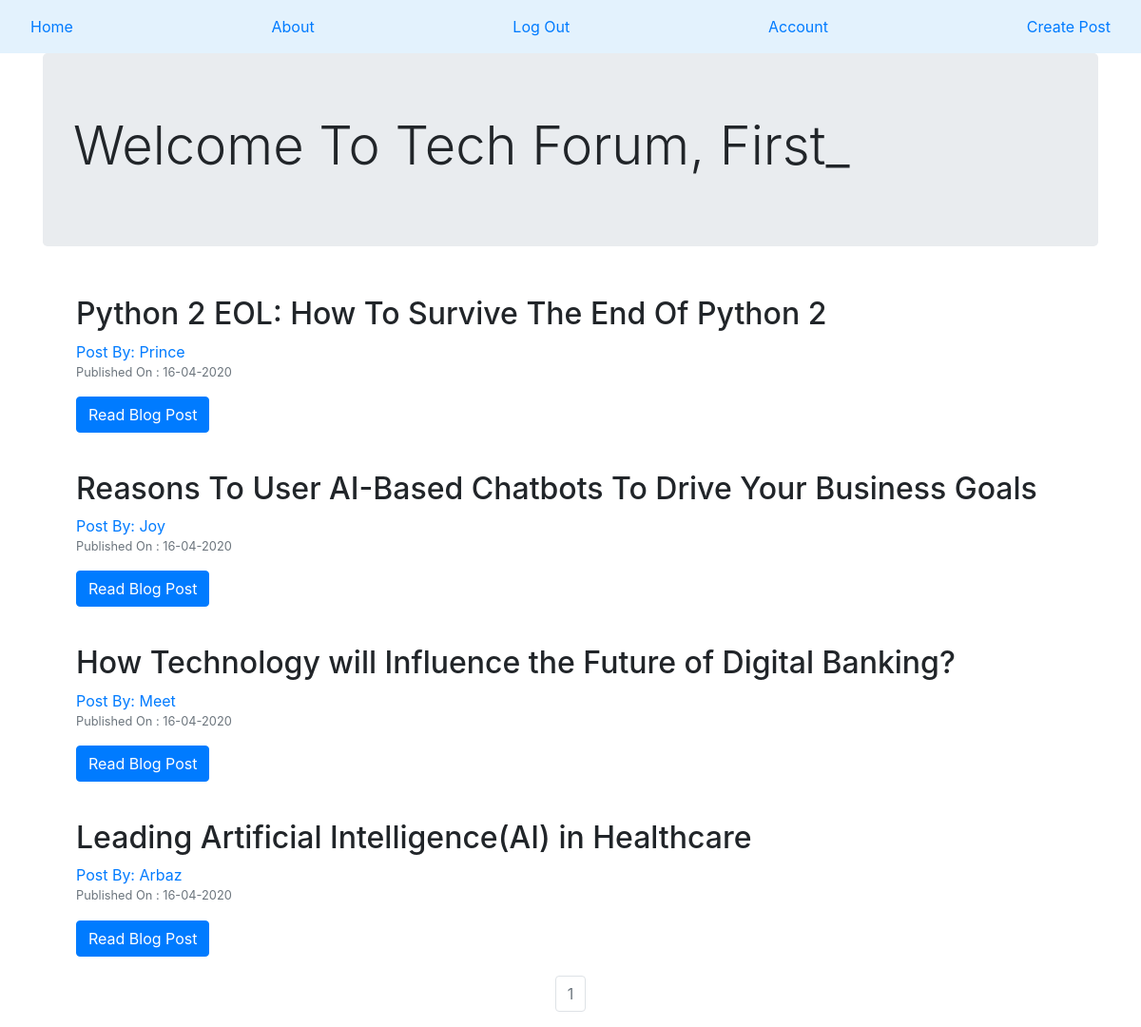
The page / (signed in) on the database its author committed.
### CompanyBlog/models.py (models this page shows, shortened)
class User(db.Model,UserMixin):
    __tablename__ = 'users'
    id = db.Column(db.Integer, primary_key=True)
    profileImage = db.Column(db.String(64), nullable=False, default='defaultProfile.png')
    email = db.Column(db.String(64), unique=True, index=True)
    username = db.Column(db.String(64), unique=True, index=True)
    password_hash = db.Column(db.String(128))
    posts = db.relationship('BlogPost',backref='author',lazy=True)

class BlogPost(db.Model):
    users = db.relationship(User)
    id = db.Column(db.Integer, primary_key=True)
    user_id = db.Column(db.Integer, db.ForeignKey('users.id'), nullable=False)
    date = db.Column(db.DateTime, nullable=False, default=datetime.utcnow)
    title = db.Column(db.String(140), nullable=False)
    text = db.Column(db.Text, nullable=False)

### CompanyBlog/Core/views.py (the view)
@core.route('/')
def index():
    page = request.args.get('page',1,type=int)
    blog_posts = BlogPost.query.order_by(BlogPost.date.desc()).paginate(page=page,per_page=8)
    return render_template('index.html',blog_posts=blog_posts)

### CompanyBlog/models.py (called while the page is built)
@loginManager.user_loader
def load_user(user_id):
    return User.query.get(user_id)

### CompanyBlog/templates/index.html
{% extends 'base.html' %}
{% block content %}
  {% if current_user.is_authenticated %}
    <div class="jumbotron">
      <h1 class="display-4">Welcome To Tech Forum, {{current_user.username}}</h1>
    </div>
  {% else %}
    <div class="jumbotron ">
      <h1 class="display-4">Welcome To Tech Forum</h1>
    </div>
  {% endif %}
  <div class="container">
    {% for post in blog_posts.items %}
      <div class="card-body">
        <h2> <a class=card-title" "href="{{url_for('blog_posts.blog_post',blog_post_id=post.id)}}">{{post.title}} </a> </h2>
        <a href="{{ url_for('users.userPosts', username=post.author.username) }}">Post By: {{post.author.username}}</a>
        <p class="text-muted small">Published On : {{post.date.strftime('%d-%m-%Y')}}</p>
        <a class="btn btn-primary" href="{{url_for('blog_posts.blog_post',blog_post_id=post.id)}}">Read Blog Post</a>
      </div>
    {% endfor %}
  </div>
  <nav aria-label="Page navigation example">
    <ul class="pagination justify-content-center">
      {% for page_num in blog_posts.iter_pages(left_edge=1,right_edge=1,left_current=1,right_current=2) %}
        {% if blog_posts.page == page_num %}
          <li class="page-item disabled">
            <a class="page-link "href="{{url_for('core.index', page=page_num)}}">{{page_num}} </a>
          </li>
        {% else %}
          <li class="page-item">
            <a class="page-link "href="{{url_for('core.index', page=page_num)}}">{{page_num}} </a>
          </li>
        {% endif %}
      {% endfor %}
    </ul>
  </nav>
{% endblock %}

### rows shown on the page
User: username "First_"
BlogPost: title "Python 2 EOL: How To Survive The End Of Python 2", author.username "Prince", date "16-04-2020"
BlogPost: title "Reasons To User AI-Based Chatbots To Drive Your Business Goals", author.username "Joy", date "16-04-2020"
BlogPost: title "How Technology will Influence the Future of Digital Banking?", author.username "Meet", date "16-04-2020"
BlogPost: title "Leading Artificial Intelligence(AI) in Healthcare", author.username "Arbaz", date "16-04-2020"

### other values the page prints
{{ page_num }} "1"
